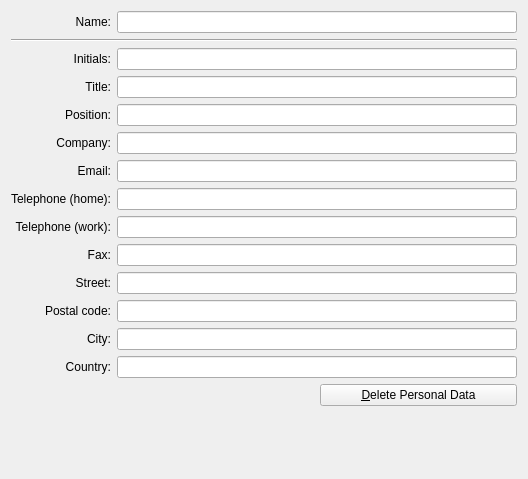
<?xml version="1.0" encoding="UTF-8"?>
<ui version="4.0">
 <class>KoDocumentInfoAuthorWidget</class>
 <widget class="QWidget" name="KoDocumentInfoAuthorWidget">
  <property name="geometry">
   <rect>
    <x>0</x>
    <y>0</y>
    <width>528</width>
    <height>479</height>
   </rect>
  </property>
  <layout class="QGridLayout">
   <item row="0" column="0" colspan="4">
    <widget class="QLabel" name="fullNameLabel">
     <property name="text">
      <string>Name:</string>
     </property>
     <property name="alignment">
      <set>Qt::AlignRight|Qt::AlignTrailing|Qt::AlignVCenter</set>
     </property>
    </widget>
   </item>
   <item row="0" column="4" colspan="2">
    <widget class="QLineEdit" name="leFullName">
     <property name="sizePolicy">
      <sizepolicy hsizetype="Expanding" vsizetype="Fixed">
       <horstretch>1</horstretch>
       <verstretch>0</verstretch>
      </sizepolicy>
     </property>
    </widget>
   </item>
   <item row="1" column="0" colspan="6">
    <widget class="Line" name="line">
     <property name="orientation">
      <enum>Qt::Horizontal</enum>
     </property>
    </widget>
   </item>
   <item row="2" column="0" colspan="4">
    <widget class="QLabel" name="lblInitialsDesc">
     <property name="text">
      <string>Initials:</string>
     </property>
     <property name="alignment">
      <set>Qt::AlignRight|Qt::AlignTrailing|Qt::AlignVCenter</set>
     </property>
     <property name="buddy">
      <cstring>leInitials</cstring>
     </property>
    </widget>
   </item>
   <item row="2" column="4" colspan="2">
    <widget class="QLineEdit" name="leInitials">
     <property name="sizePolicy">
      <sizepolicy hsizetype="Expanding" vsizetype="Fixed">
       <horstretch>1</horstretch>
       <verstretch>0</verstretch>
      </sizepolicy>
     </property>
    </widget>
   </item>
   <item row="3" column="0" colspan="4">
    <widget class="QLabel" name="lblTitleDesc">
     <property name="text">
      <string>Title:</string>
     </property>
     <property name="alignment">
      <set>Qt::AlignRight|Qt::AlignTrailing|Qt::AlignVCenter</set>
     </property>
     <property name="buddy">
      <cstring>leTitle</cstring>
     </property>
    </widget>
   </item>
   <item row="3" column="4" colspan="2">
    <widget class="QLineEdit" name="leTitle"/>
   </item>
   <item row="4" column="0" colspan="4">
    <widget class="QLabel" name="lblPositionDesc">
     <property name="text">
      <string>Position:</string>
     </property>
     <property name="alignment">
      <set>Qt::AlignRight|Qt::AlignTrailing|Qt::AlignVCenter</set>
     </property>
     <property name="buddy">
      <cstring>lePosition</cstring>
     </property>
    </widget>
   </item>
   <item row="4" column="4" colspan="2">
    <widget class="QLineEdit" name="lePosition"/>
   </item>
   <item row="5" column="0" colspan="4">
    <widget class="QLabel" name="lblCompanyDesc">
     <property name="text">
      <string>Company:</string>
     </property>
     <property name="alignment">
      <set>Qt::AlignRight|Qt::AlignTrailing|Qt::AlignVCenter</set>
     </property>
     <property name="buddy">
      <cstring>leCompany</cstring>
     </property>
    </widget>
   </item>
   <item row="5" column="4" colspan="2">
    <widget class="QLineEdit" name="leCompany"/>
   </item>
   <item row="6" column="0" colspan="4">
    <widget class="QLabel" name="lblEmailDesc">
     <property name="text">
      <string>Email:</string>
     </property>
     <property name="alignment">
      <set>Qt::AlignRight|Qt::AlignTrailing|Qt::AlignVCenter</set>
     </property>
     <property name="buddy">
      <cstring>leEmail</cstring>
     </property>
    </widget>
   </item>
   <item row="6" column="4" colspan="2">
    <widget class="QLineEdit" name="leEmail"/>
   </item>
   <item row="7" column="0" colspan="4">
    <widget class="QLabel" name="lblPhoneHome">
     <property name="text">
      <string>Telephone (home):</string>
     </property>
     <property name="alignment">
      <set>Qt::AlignRight|Qt::AlignTrailing|Qt::AlignVCenter</set>
     </property>
     <property name="buddy">
      <cstring>lePhoneHome</cstring>
     </property>
    </widget>
   </item>
   <item row="7" column="4" colspan="2">
    <widget class="QLineEdit" name="lePhoneHome"/>
   </item>
   <item row="8" column="0" colspan="4">
    <widget class="QLabel" name="lblPhoneWork">
     <property name="text">
      <string>Telephone (work):</string>
     </property>
     <property name="alignment">
      <set>Qt::AlignRight|Qt::AlignTrailing|Qt::AlignVCenter</set>
     </property>
     <property name="buddy">
      <cstring>lePhoneWork</cstring>
     </property>
    </widget>
   </item>
   <item row="8" column="4" colspan="2">
    <widget class="QLineEdit" name="lePhoneWork"/>
   </item>
   <item row="9" column="0" colspan="4">
    <widget class="QLabel" name="lblFaxDesc">
     <property name="text">
      <string>Fax:</string>
     </property>
     <property name="alignment">
      <set>Qt::AlignRight|Qt::AlignTrailing|Qt::AlignVCenter</set>
     </property>
     <property name="buddy">
      <cstring>leFax</cstring>
     </property>
    </widget>
   </item>
   <item row="9" column="4" colspan="2">
    <widget class="QLineEdit" name="leFax"/>
   </item>
   <item row="10" column="0" colspan="4">
    <widget class="QLabel" name="lblStreetDesc">
     <property name="text">
      <string>Street:</string>
     </property>
     <property name="alignment">
      <set>Qt::AlignRight|Qt::AlignTrailing|Qt::AlignVCenter</set>
     </property>
     <property name="buddy">
      <cstring>leStreet</cstring>
     </property>
    </widget>
   </item>
   <item row="10" column="4" colspan="2">
    <widget class="QLineEdit" name="leStreet"/>
   </item>
   <item row="11" column="0" colspan="4">
    <widget class="QLabel" name="lblPostalDesc">
     <property name="text">
      <string>Postal code:</string>
     </property>
     <property name="alignment">
      <set>Qt::AlignRight|Qt::AlignTrailing|Qt::AlignVCenter</set>
     </property>
     <property name="buddy">
      <cstring>lePostal</cstring>
     </property>
    </widget>
   </item>
   <item row="11" column="4" colspan="2">
    <widget class="QLineEdit" name="lePostal"/>
   </item>
   <item row="12" column="0" colspan="4">
    <widget class="QLabel" name="lblCityDesc">
     <property name="text">
      <string>City:</string>
     </property>
     <property name="alignment">
      <set>Qt::AlignRight|Qt::AlignTrailing|Qt::AlignVCenter</set>
     </property>
     <property name="buddy">
      <cstring>leCity</cstring>
     </property>
    </widget>
   </item>
   <item row="12" column="4" colspan="2">
    <widget class="QLineEdit" name="leCity"/>
   </item>
   <item row="13" column="0" colspan="4">
    <widget class="QLabel" name="lblCountryDesc">
     <property name="text">
      <string>Country:</string>
     </property>
     <property name="alignment">
      <set>Qt::AlignRight|Qt::AlignTrailing|Qt::AlignVCenter</set>
     </property>
     <property name="buddy">
      <cstring>leCountry</cstring>
     </property>
    </widget>
   </item>
   <item row="13" column="4" colspan="2">
    <widget class="QLineEdit" name="leCountry"/>
   </item>
   <item row="14" column="0" colspan="3">
    <spacer>
     <property name="orientation">
      <enum>Qt::Horizontal</enum>
     </property>
     <property name="sizeHint" stdset="0">
      <size>
       <width>0</width>
       <height>20</height>
      </size>
     </property>
    </spacer>
   </item>
   <item row="14" column="5">
    <widget class="QPushButton" name="pbDelete">
     <property name="sizePolicy">
      <sizepolicy hsizetype="Preferred" vsizetype="Fixed">
       <horstretch>0</horstretch>
       <verstretch>0</verstretch>
      </sizepolicy>
     </property>
     <property name="text">
      <string>&amp;Delete Personal Data</string>
     </property>
    </widget>
   </item>
   <item row="15" column="5">
    <spacer>
     <property name="orientation">
      <enum>Qt::Vertical</enum>
     </property>
     <property name="sizeHint" stdset="0">
      <size>
       <width>20</width>
       <height>0</height>
      </size>
     </property>
    </spacer>
   </item>
  </layout>
 </widget>
 <layoutfunction spacing="KDialog::spacingHint" margin="KDialog::marginHint"/>
 <resources/>
 <connections/>
</ui>
